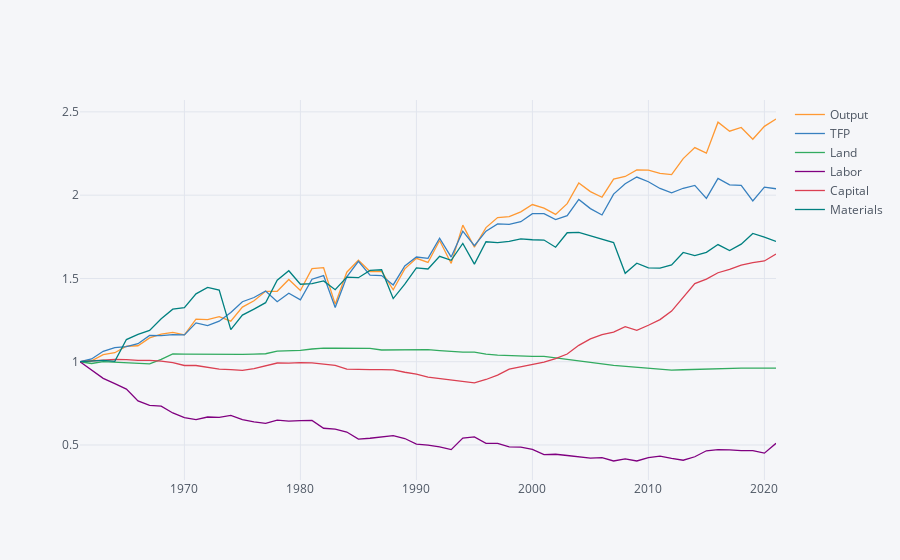

The code cell stored with this chart in its notebook:
### Markdown cell above
And here a graph of growth in indices of inputs & outputs since 1961:

### Code cell
select = df.xs('USA',level='WDI Code').dropna(how='any').droplevel(['Country'])

select = select/select.loc[1961,:]
select.iplot()
